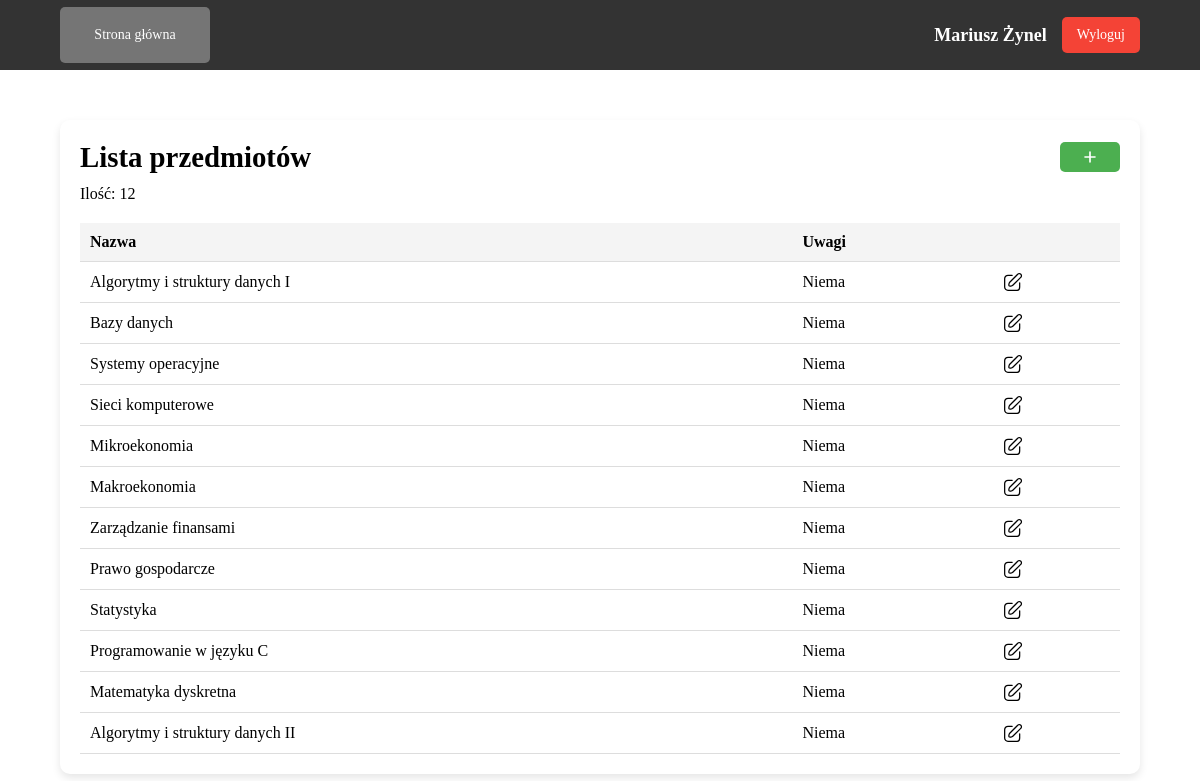
Page /admin/subjects.php (signed in) on the committed database.
### tables this page shows
CREATE TABLE `tPrzedmioty` (
  `ID` int NOT NULL,
  `nazwa` varchar(100) NOT NULL,
  `uwagi` text,
  `id_kierunku` int DEFAULT NULL
);

### config/functions.php (called while the page is built, shortened)
<?php
    function getTableCount($conn, $table) {
        $query = "SELECT COUNT(*) AS tableCount FROM $table";
        $result = mysqli_query($conn, $query);
        return mysqli_fetch_assoc($result)['tableCount'];
    }
    function getTableInfo($conn, $table) {
        $query = "SELECT * FROM $table";
        return mysqli_query($conn, $query);
    }
?>

### public/admin/subjects.php (the view, shortened to what this page needs)
<?php
    require_once('../../config/connect.php');
    require_once('../../config/functions.php');
    $subjectInfo = getTableInfo($conn, 'tPrzedmioty');
    $subjectCount = getTableCount($conn, 'tPrzedmioty');
?>
<!DOCTYPE html>
<html lang="en">
<head>
    <link rel="stylesheet" href="../../assets/css/main.css">
</head>
<body>
    <header>
        <div class="header-content">
            <div class="left-header">
                <a class="nav-btn" href="admin_dashboard.php">Strona główna</a>
            </div>
            <div class="right-header">
                <span class="name"><?php echo $_SESSION['user_name'] . ' ' . $_SESSION['user_surname']; ?></span>
                <?php
                    include('../../includes/logout_modal.php');
                ?>
            </div>
        </div>
    </header>
    <main class="main">
        <div class="container">
            <div class="title">
                <h1>Lista przedmiotów</h1>
                <button class="add-btn" onclick="addEntity()">
                    <img src="../../assets/images/icons/plus.svg" class="add-icon">
                </button>
            </div>
            <p>Ilość: <?php echo $subjectCount; ?></p>
            <table>
                <thead>
                    <tr>
                        <th>Nazwa</th>
                        <th>Uwagi</th>
                        <th></th>
                    </tr>
                </thead>
                <tbody>
                    <?php while ($subjectData = mysqli_fetch_assoc($subjectInfo)): ?>
                        <tr>
                            <td><?php echo $subjectData['nazwa']; ?></td>
                            <td><?php echo $subjectData['uwagi']; ?></td>
                            <td>
                                <a href="edit_subject.php?subject_id=<?php echo $subjectData['ID']; ?>" class="btn-edit">
                                    <img src="../../assets/images/icons/edit.svg" class="edit-icon">
                                </a>
                            </td>
                        </tr>
                    <?php endwhile; ?>
                </tbody>
            </table>
        </div>
    </main>
</body>
</html>

### assets/css/main.css (style rules this page uses)
* { padding: 0px; margin: 0px; border: none; }
*, *::before, *::after { box-sizing: border-box; }
a, a:link, a:visited { text-decoration: none; }
aside, nav, footer, header, section, main { display: block; }
h1, h2, h3, h4, h5, h6, p { font-size: inherit; font-weight: inherit; }
img { vertical-align: top; }
img, svg { max-width: 100%; height: auto; }
input, textarea, button, select { font-family: inherit; font-size: inherit; color: inherit; background-color: transparent; }
button, input[type=submit] { display: inline-block; box-shadow: none; background-color: transparent; background: none; cursor: pointer; }
h1 { font-size: 1.8rem; font-weight: bold; line-height: 1.2; }
p { margin-top: 10px; }
.container { width: 90%; padding: 20px; box-shadow: 0px 4px 8px rgba(0, 0, 0, 0.1); border-radius: 10px; }
.main { margin-top: 50px; display: flex; justify-content: center; align-items: center; }
header { height: 70px; width: 100%; background-color: #333333; display: flex; align-items: center; justify-content: center; }
.header-content { width: 90%; display: flex; justify-content: space-between; }
.right-header { display: flex; justify-content: space-between; align-items: center; gap: 15px; }
.left-header { display: flex; justify-content: space-between; align-items: center; gap: 15px; }
.nav-btn { background-color: #757575; color: white; width: 150px; padding: 20px 20px; cursor: pointer; font-size: 14px; border-radius: 5px; text-align: center; }
.name { font-size: 18px; font-weight: bold; color: #fff; }
.title { display: flex; justify-content: space-between; align-items: center; }
.add-btn { width: 60px; height: 30px; background-color: #4CAF50; border-radius: 5px; cursor: pointer; }
.edit-icon { width: 20px; height: 20px; }
.add-icon { width: 20px; height: 20px; }
table { width: 100%; margin-top: 20px; border-collapse: collapse; }
th, td { padding: 10px; text-align: left; border-bottom: 1px solid #ddd; }
th { background-color: #f4f4f4; color: black; }

### rows in the picture
tprzedmioty: nazwa "Algorytmy i struktury danych I", uwagi "Niema"
tprzedmioty: nazwa "Bazy danych", uwagi "Niema"
tprzedmioty: nazwa "Systemy operacyjne", uwagi "Niema"
tprzedmioty: nazwa "Sieci komputerowe", uwagi "Niema"
tprzedmioty: nazwa "Mikroekonomia", uwagi "Niema"
tprzedmioty: nazwa "Makroekonomia", uwagi "Niema"
tprzedmioty: nazwa "Zarządzanie finansami", uwagi "Niema"
tprzedmioty: nazwa "Prawo gospodarcze", uwagi "Niema"
tprzedmioty: nazwa "Statystyka", uwagi "Niema"
tprzedmioty: nazwa "Programowanie w języku C", uwagi "Niema"
tprzedmioty: nazwa "Matematyka dyskretna", uwagi "Niema"
tprzedmioty: nazwa "Algorytmy i struktury danych II", uwagi "Niema"

### other values in the picture
$_SESSION['user_name'] "Mariusz"
$_SESSION['user_surname'] "Żynel"
$subjectCount "12"
